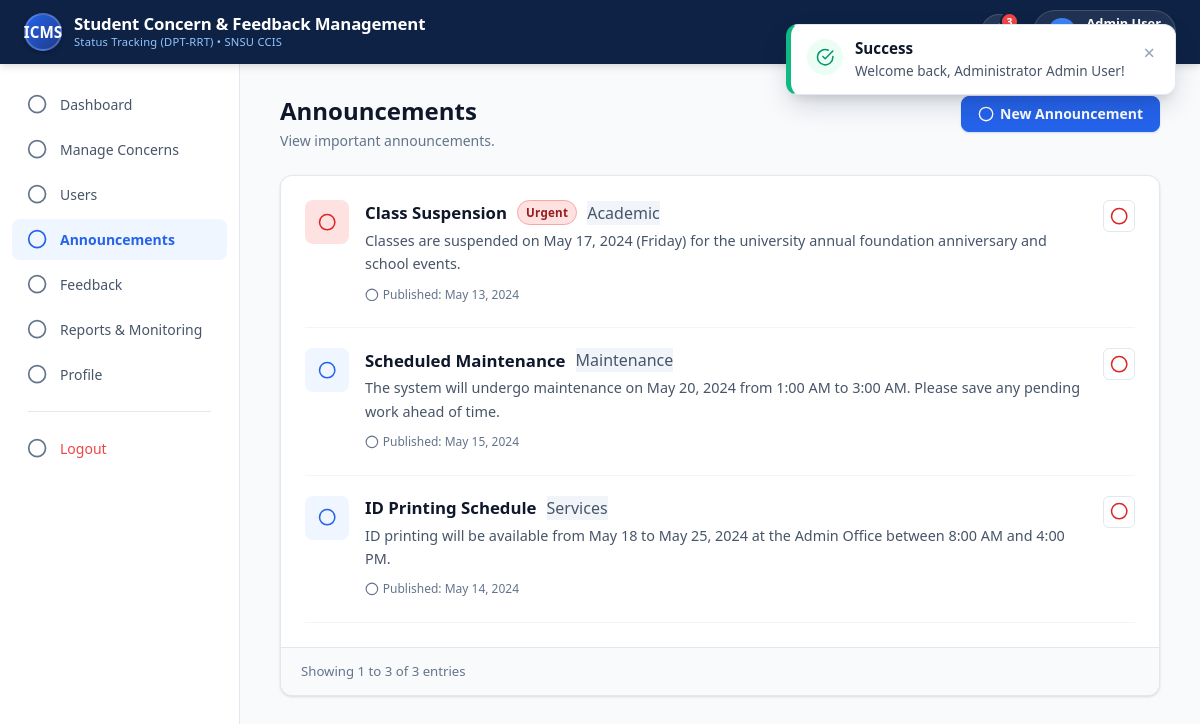
/admin/announcements.php (signed in), run on the app's committed database.
### tables this page shows
CREATE TABLE IF NOT EXISTS `announcements` (
  `announcement_id` INT AUTO_INCREMENT PRIMARY KEY,
  `admin_id` INT DEFAULT NULL,
  `title` VARCHAR(255) NOT NULL,
  `content` TEXT NOT NULL,
  `category` VARCHAR(100) DEFAULT 'General',
  `is_urgent` TINYINT(1) DEFAULT 0,
  `published_at` DATETIME DEFAULT CURRENT_TIMESTAMP,
  INDEX (`admin_id`),
  CONSTRAINT `fk_announcement_admin` FOREIGN KEY (`admin_id`) REFERENCES `administrators` (`admin_id`) ON DELETE SET NULL
);

### admin/announcements.php (the view, shortened to what this page needs)
<?php
require_once __DIR__ . '/../config/db.php';
require_once __DIR__ . '/../includes/helpers.php';
$announcements = $pdo->query("
    SELECT a.*, adm.name AS author_name
    FROM announcements a
    LEFT JOIN administrators adm ON a.admin_id = adm.admin_id
    ORDER BY a.is_urgent DESC, a.published_at DESC
")->fetchAll();
$totalCount = count($announcements);
require_once __DIR__ . '/../includes/header.php';
require_once __DIR__ . '/../includes/navbar.php';
require_once __DIR__ . '/../includes/sidebar.php';
?>
<div class="page-header" style="max-width: 960px; margin: 0 auto 24px auto;">
  <div class="page-title-wrap">
    <h1 class="page-title">Announcements</h1>
    <p class="page-desc">View important announcements.</p>
  </div>
  <button type="button" class="btn btn-primary" onclick="openModal('addAnnouncementModal')">
    <span style="display: inline-flex; align-items: center; gap: 6px;"><?= icon('plus') ?> New Announcement</span>
  </button>
</div>
<div class="card" style="max-width: 960px;">
  <div class="card-body" style="padding: 24px; display: flex; flex-direction: column; gap: 20px;">
    <?php if (empty($announcements)): ?>
      <div style="text-align: center; padding: 40px; color: var(--text-muted); display: flex; align-items: center; justify-content: center; gap: 8px;">
        <?= icon('megaphone', '', 20) ?>
        <span>No announcements posted yet. Click <strong>"New Announcement"</strong> above to publish one.</span>
      </div>
    <?php else: ?>
      <?php foreach ($announcements as $anc): ?>
        <div style="display: flex; align-items: flex-start; justify-content: space-between; gap: 16px; padding-bottom: 20px; border-bottom: 1px solid var(--border-subtle);">
          <div style="display: flex; align-items: flex-start; gap: 16px;">
            <div style="width: 44px; height: 44px; border-radius: var(--radius-md); background: <?= $anc['is_urgent'] ? '#fee2e2' : '#eff6ff' ?>; color: <?= $anc['is_urgent'] ? '#dc2626' : '#2563eb' ?>; display: flex; align-items: center; justify-content: center; flex-shrink: 0;">
              <?= $anc['is_urgent'] ? icon('alert-triangle', '', 22) : icon('megaphone', '', 22) ?>
            </div>
            <div>
              <div style="display: flex; align-items: center; gap: 10px; flex-wrap: wrap; margin-bottom: 4px;">
                <h3 style="font-size: 1.05rem; font-weight: 700; color: var(--text-primary);"><?= e($anc['title']) ?></h3>
                <?php if ($anc['is_urgent']): ?>
                  <span class="priority-pill priority-critical">Urgent</span>
                <?php endif; ?>
                <span class="badge-tag" style="background: #f1f5f9; color: #475569;"><?= e($anc['category']) ?></span>
              </div>
              <p style="font-size: 0.9rem; color: var(--text-secondary); line-height: 1.6; margin-bottom: 8px;">
                <?= nl2br(e($anc['content'])) ?>
              </p>
              <span class="text-xs text-muted" style="display: inline-flex; align-items: center; gap: 4px;"><?= icon('calendar', '', 14) ?> Published: <?= formatDate($anc['published_at']) ?></span>
            </div>
          </div>
          <div>
            <a href="../actions/announcement_action.php?action=delete&id=<?= $anc['announcement_id'] ?>"
               class="btn-icon"
               title="Delete Announcement"
               data-confirm="Are you sure you want to delete announcement &lt;strong&gt;<?= e($anc['title']) ?>&lt;/strong&gt;?"
               data-confirm-title="Delete Announcement"
               data-confirm-text="Delete"
               data-confirm-type="danger"
               style="color: #dc2626;">
              <?= icon('trash') ?>
            </a>
          </div>
        </div>
      <?php endforeach; ?>
    <?php endif; ?>
  </div>
  <div class="card-footer">
    <span class="text-sm text-muted">Showing 1 to <?= $totalCount ?> of <?= $totalCount ?> entries</span>
  </div>
</div>
<?php require_once __DIR__ . '/../includes/footer.php'; ?>

### includes/helpers.php (shortened to what this page needs)
<?php
function e(?string $str): string {
    return htmlspecialchars((string)($str ?? ''), ENT_QUOTES, 'UTF-8');
}
function formatDate(?string $datetime): string {
    $time = strtotime($datetime);
    return date('M d, Y', $time);
}
function getIcon(string $name, string $extraClass = '', ?int $size = null): string {
    $dim = $size ? "width='{$size}' height='{$size}'" : "";
    $classAttr = "class='svg-icon " . e($extraClass) . "'";
    return $icons[$name] ?? "<svg {$classAttr} {$dim} viewBox='0 0 24 24'><circle cx='12' cy='12' r='10'/></svg>";
}
function icon(string $name, string $extraClass = '', ?int $size = null): string {
    return getIcon($name, $extraClass, $size);
}

### assets/css/variables.css (style rules this page uses)
:root { --navy-dark: #091730; --navy-primary: #0e2246; --navy-light: #18376e; --navy-surface: #1e3a8a; --brand-blue: #2563eb; --brand-blue-hover: #1d4ed8; --brand-blue-light: #eff6ff; --brand-blue-border: #bfdbfe; --accent-gold: #f59e0b; --accent-gold-light: #fef3c7; --status-pending-text: #b45309; --status-pending-bg: #fef3c7; --status-pending-border: #fde68a; --status-pending-dot: #f59e0b; --status-progress-text: #1d4ed8; --status-progress-bg: #eff6ff; --status-progress-border: #bfdbfe; --status-progress-dot: #3b82f6; --status-resolved-text: #065f46; --status-resolved-bg: #d1fae5; --status-resolved-border: #a7f3d0; --status-resolved-dot: #10b981; --priority-critical-text: #991b1b; --priority-critical-bg: #fee2e2; --priority-critical-border: #fca5a5; --priority-high-text: #c2410c; --priority-high-bg: #ffedd5; --priority-high-border: #fed7aa; --priority-medium-text: #b45309; --priority-medium-bg: #fef3c7; --priority-medium-border: #fde68a; --priority-low-text: #334155; --priority-low-bg: #f1f5f9; --priority-low-border: #cbd5e1; --bg-body: #f8fafc; --bg-card: #ffffff; --bg-sidebar: #ffffff; --bg-header: #0e2246; --border-color: #e2e8f0; --border-subtle: #f1f5f9; --divider: #e2e8f0; --text-primary: #0f172a; --text-secondary: #475569; --text-muted: #64748b; --text-light: #94a3b8; --text-inverse: #ffffff; --font-family-display: system-ui, -apple-system, BlinkMacSystemFont, 'Segoe UI', Roboto, Helvetica, Arial, sans-serif; --font-family-body: system-ui, -apple-system, BlinkMacSystemFont, 'Segoe UI', Roboto, Helvetica, Arial, sans-serif; --shadow-xs: 0 1px 2px 0 rgba(0, 0, 0, 0.05); --shadow-sm: 0 1px 3px 0 rgba(0, 0, 0, 0.1), 0 1px 2px -1px rgba(0, 0, 0, 0.1); --shadow-md: 0 4px 6px -1px rgba(0, 0, 0, 0.1), 0 2px 4px -2px rgba(0, 0, 0, 0.1); --shadow-lg: 0 10px 15px -3px rgba(0, 0, 0, 0.1), 0 4px 6px -4px rgba(0, 0, 0, 0.1); --shadow-xl: 0 20px 25px -5px rgba(0, 0, 0, 0.1), 0 8px 10px -6px rgba(0, 0, 0, 0.1); --radius-xs: 4px; --radius-sm: 6px; --radius-md: 8px; --radius-lg: 12px; --radius-xl: 16px; --radius-pill: 9999px; --header-height: 64px; --sidebar-width: 240px; --transition-fast: 0.15s ease; --transition-normal: 0.25s ease; }

### assets/css/base.css (style rules this page uses)
* { margin: 0; padding: 0; box-sizing: border-box; }
html, body { width: 100%; min-height: 100%; font-family: var(--font-family-body); color: var(--text-primary); background-color: var(--bg-body); line-height: 1.5; -webkit-font-smoothing: antialiased; -moz-osx-font-smoothing: grayscale; }
h1, h2, h3, h4, h5, h6 { font-family: var(--font-family-display); font-weight: 700; line-height: 1.25; color: var(--text-primary); }
a { color: var(--brand-blue); text-decoration: none; transition: color var(--transition-fast); }
button, input, select, textarea { font-family: inherit; font-size: 0.925rem; }
.svg-icon { display: inline-block; width: 1.15em; height: 1.15em; stroke-width: 2; stroke: currentColor; fill: none; stroke-linecap: round; stroke-linejoin: round; vertical-align: -0.18em; }
.text-muted { color: var(--text-muted); }
.text-sm { font-size: 0.825rem; }
.text-xs { font-size: 0.75rem; }

### assets/css/layout.css (style rules this page uses)
.main-content-container .card[style*="max-width"], .main-content-container div[style*="max-width"] { margin-left: auto; margin-right: auto; }
.page-header { margin-bottom: 24px; display: flex; align-items: flex-start; justify-content: space-between; flex-wrap: wrap; gap: 16px; }
.page-title-wrap { display: flex; flex-direction: column; }
.page-title { font-size: 1.5rem; font-weight: 700; color: var(--text-primary); display: flex; align-items: center; gap: 8px; }
.page-desc { font-size: 0.875rem; color: var(--text-muted); margin-top: 4px; }

### data on the page
announcements: title "Class Suspension", is_urgent "Urgent", category "Academic", content "Classes are suspended on May 17, 2024 (Friday) for the university annual foundation anniversary and school events.", published_at "May 13, 2024"
announcements: title "Scheduled Maintenance", category "Maintenance", content "The system will undergo maintenance on May 20, 2024 from 1:00 AM to 3:00 AM. Please save any pending work ahead of time.", published_at "May 15, 2024"
announcements: title "ID Printing Schedule", category "Services", content "ID printing will be available from May 18 to May 25, 2024 at the Admin Office between 8:00 AM and 4:00 PM.", published_at "May 14, 2024"

### other printed values
$totalCount "3"
